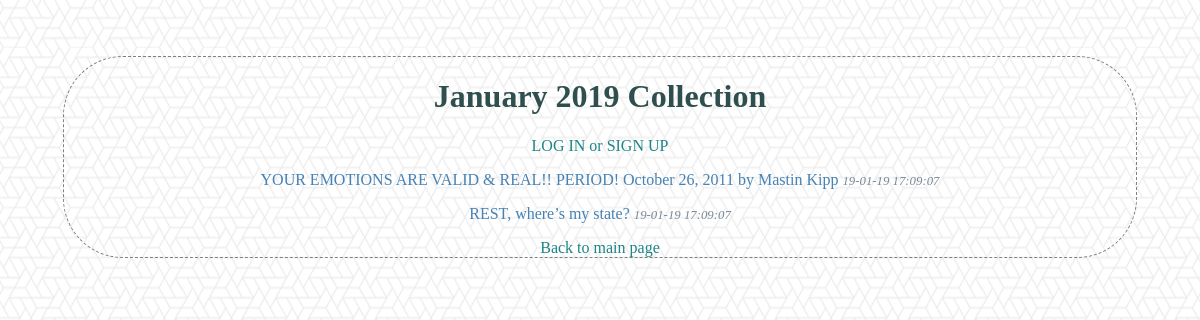
The app's page /collections/1/list/, older data.
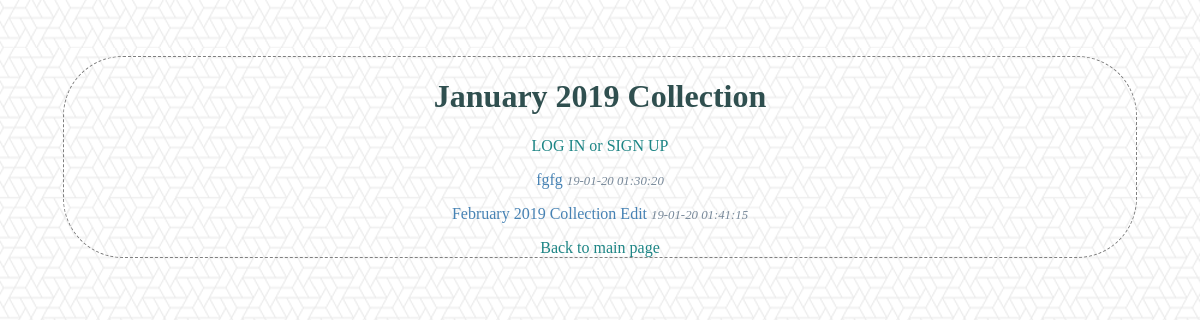
The same page, newer data.
### database_setup.py (models this page shows, shortened)
class ArticleCollection(Base):
    __tablename__ = 'article_item'
    name = Column(String(350), nullable=False)
    id = Column(Integer, primary_key=True)
    description = Column(String(250))
    date = Column(
        String(80),
        default=datetime.datetime.now().strftime("%y-%m-%d %H:%M:%S"))
    text = Column(Text())
    user_id = Column(Integer, ForeignKey('user.id'))
    user = relationship(User)
    collection_id = Column(Integer, ForeignKey('collection.id'))
    collection = relationship(Collection)

### __init__.py (the view, shortened to what this page needs)
@app.route('/collections/<int:collection_id>/')
@app.route('/collections/<int:collection_id>/list/')
def collectionList(collection_id):
    if 'name' not in login_session:
        collection = session.query(Collection).filter_by(
            id=collection_id).one()
        articles = session.query(ArticleCollection).filter_by(
            collection_id=collection_id)
        return render_template(
            'publiclist.html', articles=articles, collection=collection)

### templates/publiclist.html (shortened to what this page needs)
<!DOCTYPE html>
<html>
    <head>
        <link rel=stylesheet type=text/css href='{{url_for('static', filename='style.css')}}'>
    </head>
    <body>
        <div class="pane">
            <h1 class="header">{{collection.name}}</h1>
            <a class="link" href="{{url_for('showLogin')}}">LOG IN or SIGN UP</a>
            {% if articles %}
            {% for a in articles %}
            <p class="item" >
                <a href="{{url_for('viewArticle', collection_id= collection.id, article_id=a.id )}}">{{ a.name }}</a>
                <label class="dim">{{ a.date }}</label>
            </p>
            {% else %}
            <p class="item" >
                There are no articles yet in {{collection.name}}.
            </p>
            {% endfor %}
            {% endif %}
            <div> <a class="link" href="{{url_for('DefaultCollections')}}">Back to main page </a>  </div>
        </div>
    </body>
</html>

Row changes from the older to the newer data that the page shows:
no longer on this page (row edited): ArticleCollection: name "YOUR EMOTIONS ARE VALID & REAL!! PERIOD! October 26, 2011 by Mastin Kipp", date "19-01-19 17:09:07"
no longer on this page (row edited): ArticleCollection: name "REST, where’s my state?", date "19-01-19 17:09:07"
added ArticleCollection: name "fgfg", date "19-01-20 01:30:20"
added ArticleCollection: name "February 2019 Collection Edit", date "19-01-20 01:41:15"
